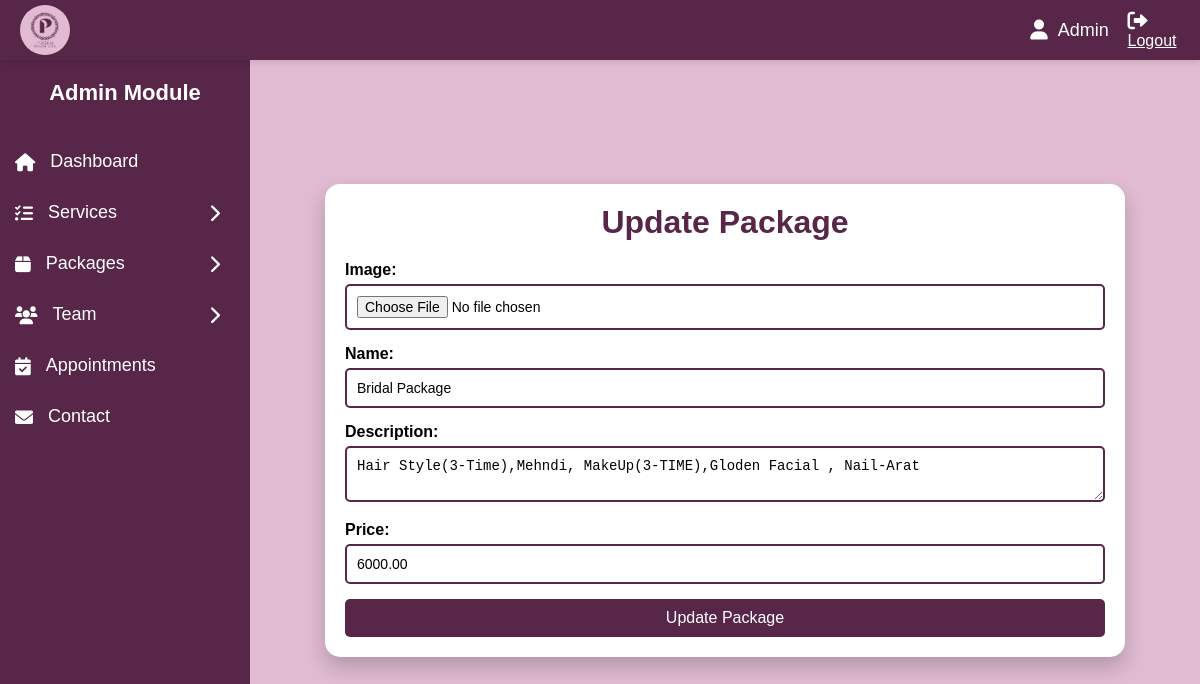
The app's page /admin/updatepackage.php?id=4 with its own data.
### tables this page shows
CREATE TABLE `packages` (
  `id` int(11) NOT NULL,
  `name` varchar(100) NOT NULL,
  `description` text NOT NULL,
  `price` decimal(10,2) NOT NULL,
  `image` varchar(255) NOT NULL
);

### admin/updatepackage.php (the view, shortened to what this page needs)
<?php
include 'conn.php';
if (isset($_GET['id'])) {
    $id = $_GET['id'];
    $result = mysqli_query($conn, "SELECT * FROM packages WHERE id = $id");
    $package = mysqli_fetch_assoc($result);
}
?>
<!DOCTYPE html>
<html lang="en">
<head>
</head>
<body>
<?php include_once('include/header.php'); ?>
<form method="post" enctype="multipart/form-data">
    <h1>Update Package</h1>
    <label for="image">Image:</label>
    <input type="file" id="image" name="image" accept="image/png, image/jpg, image/jpeg">
    <label for="name">Name:</label>
    <input type="text" id="name" name="name" required value="<?php echo htmlspecialchars($package['name']); ?>">
    <label for="description">Description:</label>
    <textarea id="description" name="description" required><?php echo htmlspecialchars($package['description']); ?></textarea>
    <label for="price">Price:</label>
    <input type="number" step="0.01" id="price" name="price" required value="<?php echo htmlspecialchars($package['price']); ?>">
    <button type="submit" name="update_package">Update Package</button>
</form>
</body>
</html>

### css/dashboard.css (style rules this page uses)
* { margin: 0; padding: 0; box-sizing: border-box; }
body { font-family: 'Arial', sans-serif; background-color: #f4f4f4; }

### admin/updatepackage.php (style rules this page uses)
body { font-family: 'Poppins', sans-serif; background-color: #e0f7fa; display: flex; justify-content: center; align-items: center; height: 100vh; margin: 0; }
form { background-color: #fff; padding: 20px; border-radius: 15px; box-shadow: 0 10px 20px rgba(0, 0, 0, 0.2); width: 800px; margin-top: 40px; margin-left: 250px; animation: slideIn 1s ease-in-out; }
h1 { text-align: center; color: #572649; margin-bottom: 20px; font-weight: bold; }
label { display: block; margin-bottom: 5px; color: #57649; font-weight: 600; }
input[type="text"], input[type="number"], textarea, input[type="file"] { width: 100%; padding: 10px; margin-bottom: 15px; border: 2px solid #572649; border-radius: 5px; box-sizing: border-box; font-size: 14px; }
button { width: 100%; padding: 10px; background-color:#572649; color: white; border: none; border-radius: 5px; cursor: pointer; font-size: 16px; transition: background-color 0.3s, transform 0.3s; }

### admin/include/header.php (style rules this page uses)
* { margin: 0; padding: 0; box-sizing: border-box; }
body { font-family: 'Arial', sans-serif; background-color: #e0bbd2; }

### records on screen
packages: name "Bridal Package", description "Hair Style(3-Time),Mehndi, MakeUp(3-TIME),Gloden Facial , Nail-Arat", price "6000.00"
